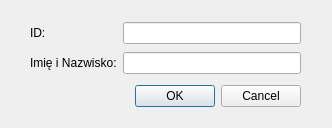
<?xml version="1.0" encoding="UTF-8"?>
<ui version="4.0">
 <class>DialogEditReader</class>
 <widget class="QDialog" name="DialogEditReader">
  <property name="geometry">
   <rect>
    <x>0</x>
    <y>0</y>
    <width>332</width>
    <height>128</height>
   </rect>
  </property>
  <property name="windowTitle">
   <string>Dialog</string>
  </property>
  <widget class="QDialogButtonBox" name="buttonBox">
   <property name="geometry">
    <rect>
     <x>0</x>
     <y>80</y>
     <width>301</width>
     <height>32</height>
    </rect>
   </property>
   <property name="orientation">
    <enum>Qt::Horizontal</enum>
   </property>
   <property name="standardButtons">
    <set>QDialogButtonBox::Cancel|QDialogButtonBox::Ok</set>
   </property>
  </widget>
  <widget class="QWidget" name="">
   <property name="geometry">
    <rect>
     <x>30</x>
     <y>20</y>
     <width>271</width>
     <height>56</height>
    </rect>
   </property>
   <layout class="QGridLayout" name="gridLayout">
    <item row="1" column="0">
     <widget class="QLabel" name="label">
      <property name="text">
       <string>Imię i Nazwisko:</string>
      </property>
     </widget>
    </item>
    <item row="1" column="1">
     <widget class="QLineEdit" name="Name"/>
    </item>
    <item row="0" column="1">
     <widget class="QLineEdit" name="ID">
      <property name="readOnly">
       <bool>true</bool>
      </property>
     </widget>
    </item>
    <item row="0" column="0">
     <widget class="QLabel" name="label_2">
      <property name="text">
       <string>ID:</string>
      </property>
     </widget>
    </item>
   </layout>
  </widget>
 </widget>
 <resources/>
 <connections>
  <connection>
   <sender>buttonBox</sender>
   <signal>accepted()</signal>
   <receiver>DialogEditReader</receiver>
   <slot>accept()</slot>
   <hints>
    <hint type="sourcelabel">
     <x>248</x>
     <y>254</y>
    </hint>
    <hint type="destinationlabel">
     <x>157</x>
     <y>274</y>
    </hint>
   </hints>
  </connection>
  <connection>
   <sender>buttonBox</sender>
   <signal>rejected()</signal>
   <receiver>DialogEditReader</receiver>
   <slot>reject()</slot>
   <hints>
    <hint type="sourcelabel">
     <x>316</x>
     <y>260</y>
    </hint>
    <hint type="destinationlabel">
     <x>286</x>
     <y>274</y>
    </hint>
   </hints>
  </connection>
 </connections>
</ui>
